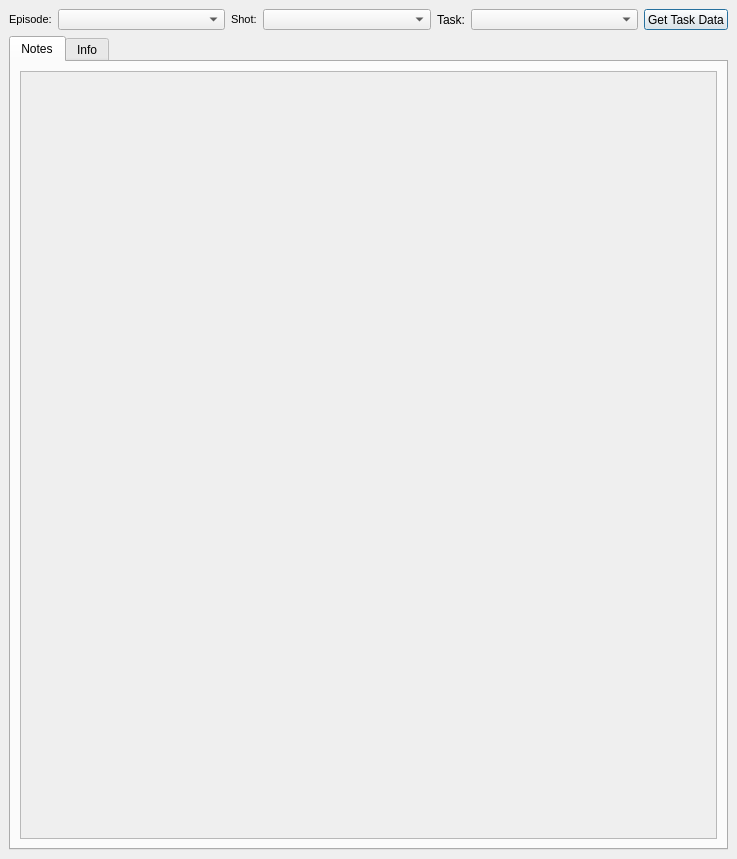
<?xml version="1.0" encoding="UTF-8"?>
<ui version="4.0">
 <class>MainWindow</class>
 <widget class="QMainWindow" name="MainWindow">
  <property name="geometry">
   <rect>
    <x>0</x>
    <y>0</y>
    <width>737</width>
    <height>859</height>
   </rect>
  </property>
  <property name="windowTitle">
   <string>MainWindow</string>
  </property>
  <widget class="QWidget" name="centralwidget">
   <layout class="QHBoxLayout" name="horizontalLayout_2">
    <item>
     <layout class="QVBoxLayout" name="verticalLayout">
      <item>
       <layout class="QHBoxLayout" name="horizontalLayout">
        <item>
         <widget class="QLabel" name="label">
          <property name="font">
           <font>
            <family>MS Shell Dlg 2</family>
            <pointsize>8</pointsize>
            <weight>50</weight>
            <bold>false</bold>
           </font>
          </property>
          <property name="text">
           <string>Episode:</string>
          </property>
         </widget>
        </item>
        <item>
         <widget class="QComboBox" name="comboBox_Episode">
          <property name="sizePolicy">
           <sizepolicy hsizetype="MinimumExpanding" vsizetype="Fixed">
            <horstretch>0</horstretch>
            <verstretch>0</verstretch>
           </sizepolicy>
          </property>
          <property name="maximumSize">
           <size>
            <width>16777215</width>
            <height>21</height>
           </size>
          </property>
          <property name="font">
           <font>
            <pointsize>8</pointsize>
            <weight>50</weight>
            <bold>false</bold>
           </font>
          </property>
          <property name="editable">
           <bool>false</bool>
          </property>
          <property name="maxVisibleItems">
           <number>50</number>
          </property>
          <property name="duplicatesEnabled">
           <bool>false</bool>
          </property>
          <property name="frame">
           <bool>true</bool>
          </property>
         </widget>
        </item>
        <item>
         <widget class="QLabel" name="label_2">
          <property name="font">
           <font>
            <family>MS Shell Dlg 2</family>
            <pointsize>8</pointsize>
           </font>
          </property>
          <property name="text">
           <string>Shot:</string>
          </property>
         </widget>
        </item>
        <item>
         <widget class="QComboBox" name="comboBox_Shot">
          <property name="sizePolicy">
           <sizepolicy hsizetype="MinimumExpanding" vsizetype="Fixed">
            <horstretch>0</horstretch>
            <verstretch>0</verstretch>
           </sizepolicy>
          </property>
          <property name="minimumSize">
           <size>
            <width>120</width>
            <height>0</height>
           </size>
          </property>
          <property name="maximumSize">
           <size>
            <width>16777215</width>
            <height>21</height>
           </size>
          </property>
          <property name="font">
           <font>
            <pointsize>8</pointsize>
            <weight>50</weight>
            <bold>false</bold>
           </font>
          </property>
          <property name="editable">
           <bool>false</bool>
          </property>
          <property name="maxVisibleItems">
           <number>50</number>
          </property>
          <property name="frame">
           <bool>true</bool>
          </property>
         </widget>
        </item>
        <item>
         <widget class="QLabel" name="label_3">
          <property name="text">
           <string>Task:</string>
          </property>
         </widget>
        </item>
        <item>
         <widget class="QComboBox" name="comboBox_Task">
          <property name="sizePolicy">
           <sizepolicy hsizetype="MinimumExpanding" vsizetype="Fixed">
            <horstretch>0</horstretch>
            <verstretch>0</verstretch>
           </sizepolicy>
          </property>
          <property name="minimumSize">
           <size>
            <width>100</width>
            <height>0</height>
           </size>
          </property>
          <property name="maximumSize">
           <size>
            <width>16777215</width>
            <height>21</height>
           </size>
          </property>
          <property name="font">
           <font>
            <pointsize>8</pointsize>
            <weight>50</weight>
            <bold>false</bold>
           </font>
          </property>
          <property name="editable">
           <bool>false</bool>
          </property>
          <property name="maxVisibleItems">
           <number>50</number>
          </property>
         </widget>
        </item>
        <item>
         <widget class="QPushButton" name="pushButton_getTaskData">
          <property name="maximumSize">
           <size>
            <width>16777215</width>
            <height>21</height>
           </size>
          </property>
          <property name="font">
           <font>
            <weight>50</weight>
            <bold>false</bold>
           </font>
          </property>
          <property name="text">
           <string>Get Task Data</string>
          </property>
          <property name="autoDefault">
           <bool>true</bool>
          </property>
          <property name="default">
           <bool>true</bool>
          </property>
          <property name="flat">
           <bool>false</bool>
          </property>
         </widget>
        </item>
       </layout>
      </item>
      <item>
       <widget class="QTabWidget" name="InfoTab">
        <property name="currentIndex">
         <number>0</number>
        </property>
        <widget class="QWidget" name="Notes">
         <attribute name="title">
          <string>Notes</string>
         </attribute>
         <layout class="QVBoxLayout" name="verticalLayout_4">
          <item>
           <widget class="QScrollArea" name="scrollArea">
            <property name="widgetResizable">
             <bool>true</bool>
            </property>
            <widget class="QWidget" name="scrollAreaWidgetContents">
             <property name="geometry">
              <rect>
               <x>0</x>
               <y>0</y>
               <width>691</width>
               <height>764</height>
              </rect>
             </property>
             <layout class="QVBoxLayout" name="verticalLayout_2"/>
            </widget>
           </widget>
          </item>
         </layout>
        </widget>
        <widget class="QWidget" name="Info">
         <attribute name="title">
          <string>Info</string>
         </attribute>
         <layout class="QVBoxLayout" name="verticalLayout_3">
          <item>
           <spacer name="horizontalSpacer_2">
            <property name="orientation">
             <enum>Qt::Horizontal</enum>
            </property>
            <property name="sizeHint" stdset="0">
             <size>
              <width>40</width>
              <height>20</height>
             </size>
            </property>
           </spacer>
          </item>
          <item>
           <layout class="QHBoxLayout" name="horizontalLayout_3">
            <item>
             <layout class="QGridLayout" name="gridLayout">
              <item row="0" column="0">
               <widget class="QLabel" name="label_4">
                <property name="font">
                 <font>
                  <pointsize>9</pointsize>
                 </font>
                </property>
                <property name="text">
                 <string>Artis Name:</string>
                </property>
               </widget>
              </item>
              <item row="0" column="1">
               <widget class="QLabel" name="label_artist_name">
                <property name="font">
                 <font>
                  <pointsize>9</pointsize>
                 </font>
                </property>
                <property name="text">
                 <string/>
                </property>
               </widget>
              </item>
              <item row="1" column="0">
               <widget class="QLabel" name="label_6">
                <property name="font">
                 <font>
                  <pointsize>9</pointsize>
                 </font>
                </property>
                <property name="text">
                 <string>Task Status:</string>
                </property>
               </widget>
              </item>
              <item row="1" column="1">
               <widget class="QLabel" name="label_task_status">
                <property name="font">
                 <font>
                  <pointsize>9</pointsize>
                 </font>
                </property>
                <property name="text">
                 <string/>
                </property>
               </widget>
              </item>
              <item row="2" column="0">
               <widget class="QLabel" name="label_5">
                <property name="font">
                 <font>
                  <pointsize>9</pointsize>
                 </font>
                </property>
                <property name="text">
                 <string>Shot Duration:</string>
                </property>
               </widget>
              </item>
              <item row="2" column="1">
               <widget class="QLabel" name="label_shot_duration">
                <property name="font">
                 <font>
                  <pointsize>9</pointsize>
                 </font>
                </property>
                <property name="text">
                 <string/>
                </property>
               </widget>
              </item>
              <item row="3" column="0">
               <widget class="QLabel" name="label_8">
                <property name="font">
                 <font>
                  <pointsize>9</pointsize>
                 </font>
                </property>
                <property name="text">
                 <string>OS_CFX:</string>
                </property>
               </widget>
              </item>
              <item row="3" column="1">
               <widget class="QLabel" name="label_os_cfx">
                <property name="font">
                 <font>
                  <pointsize>9</pointsize>
                 </font>
                </property>
                <property name="text">
                 <string/>
                </property>
               </widget>
              </item>
              <item row="4" column="0">
               <widget class="QLabel" name="label_9">
                <property name="font">
                 <font>
                  <pointsize>9</pointsize>
                 </font>
                </property>
                <property name="text">
                 <string>FX_Global:</string>
                </property>
               </widget>
              </item>
              <item row="4" column="1">
               <widget class="QLabel" name="label_fx_global">
                <property name="font">
                 <font>
                  <pointsize>9</pointsize>
                 </font>
                </property>
                <property name="text">
                 <string/>
                </property>
               </widget>
              </item>
             </layout>
            </item>
            <item>
             <spacer name="horizontalSpacer">
              <property name="orientation">
               <enum>Qt::Horizontal</enum>
              </property>
              <property name="sizeHint" stdset="0">
               <size>
                <width>40</width>
                <height>20</height>
               </size>
              </property>
             </spacer>
            </item>
           </layout>
          </item>
          <item>
           <spacer name="horizontalSpacer_3">
            <property name="orientation">
             <enum>Qt::Horizontal</enum>
            </property>
            <property name="sizeHint" stdset="0">
             <size>
              <width>40</width>
              <height>20</height>
             </size>
            </property>
           </spacer>
          </item>
          <item>
           <widget class="QLabel" name="label_7">
            <property name="font">
             <font>
              <pointsize>9</pointsize>
             </font>
            </property>
            <property name="text">
             <string>Light and Comp Notes</string>
            </property>
           </widget>
          </item>
          <item>
           <widget class="QPlainTextEdit" name="plainTextEdit_description">
            <property name="readOnly">
             <bool>true</bool>
            </property>
           </widget>
          </item>
          <item>
           <spacer name="verticalSpacer">
            <property name="orientation">
             <enum>Qt::Vertical</enum>
            </property>
            <property name="sizeType">
             <enum>QSizePolicy::Fixed</enum>
            </property>
            <property name="sizeHint" stdset="0">
             <size>
              <width>20</width>
              <height>250</height>
             </size>
            </property>
           </spacer>
          </item>
         </layout>
        </widget>
       </widget>
      </item>
     </layout>
    </item>
   </layout>
  </widget>
 </widget>
 <resources/>
 <connections/>
</ui>
